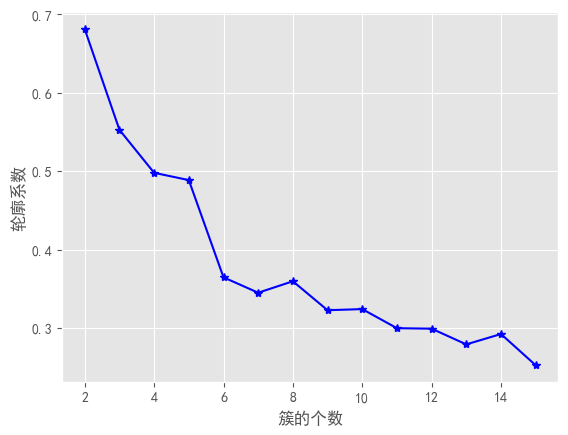

Python code for this plot:
# 导入库及各模块
import pandas as pd
import numpy as np
import seaborn as sns
from sklearn.cluster import KMeans
from sklearn import metrics
import matplotlib.pyplot as plt

plt.rcParams['font.sans-serif']=['SimHei'] # 用来正常显示中文标签
plt.rcParams['axes.unicode_minus']=False # 用来正常显示负号

iris = pd.read_csv(r'./data/iris.csv',encoding = "gb18030")# 将data文件夹中iris.csv中数据存入iris
X = iris.iloc[:,:4]# 将种类一列去除，只取花萼长度、花萼宽度、花瓣长度、花瓣宽度4个维度的数据，并存入X

# 构造自定义函数，用于绘制不同k值和对应轮廓系数的折线图
def k_silhouette(X, clusters):
    K = range(2,clusters+1)
    S = []# 构建空列表，用于存储个中簇数下的轮廓系数
    for k in K:
        kmeans = KMeans(n_clusters=k)
        kmeans.fit(X)
        labels = kmeans.labels_
        S.append(metrics.silhouette_score(X, labels, metric='euclidean'))# 调用字模块metrics中的silhouette_score函数，计算轮廓系数

    plt.style.use('ggplot')# 设置绘图风格
    plt.plot(K, S, 'b*-')# 绘制K的个数与轮廓系数的关系
    plt.xlabel('簇的个数')# 图中横轴名称
    plt.ylabel('轮廓系数')# 图中纵轴名称
    plt.savefig("./data/轮廓系数法确定K值.png", bbox_inches='tight')# 保存图片到data文件夹下
    plt.show()# 展现图片

# 自定义函数的调用
k_silhouette(X, 15)
